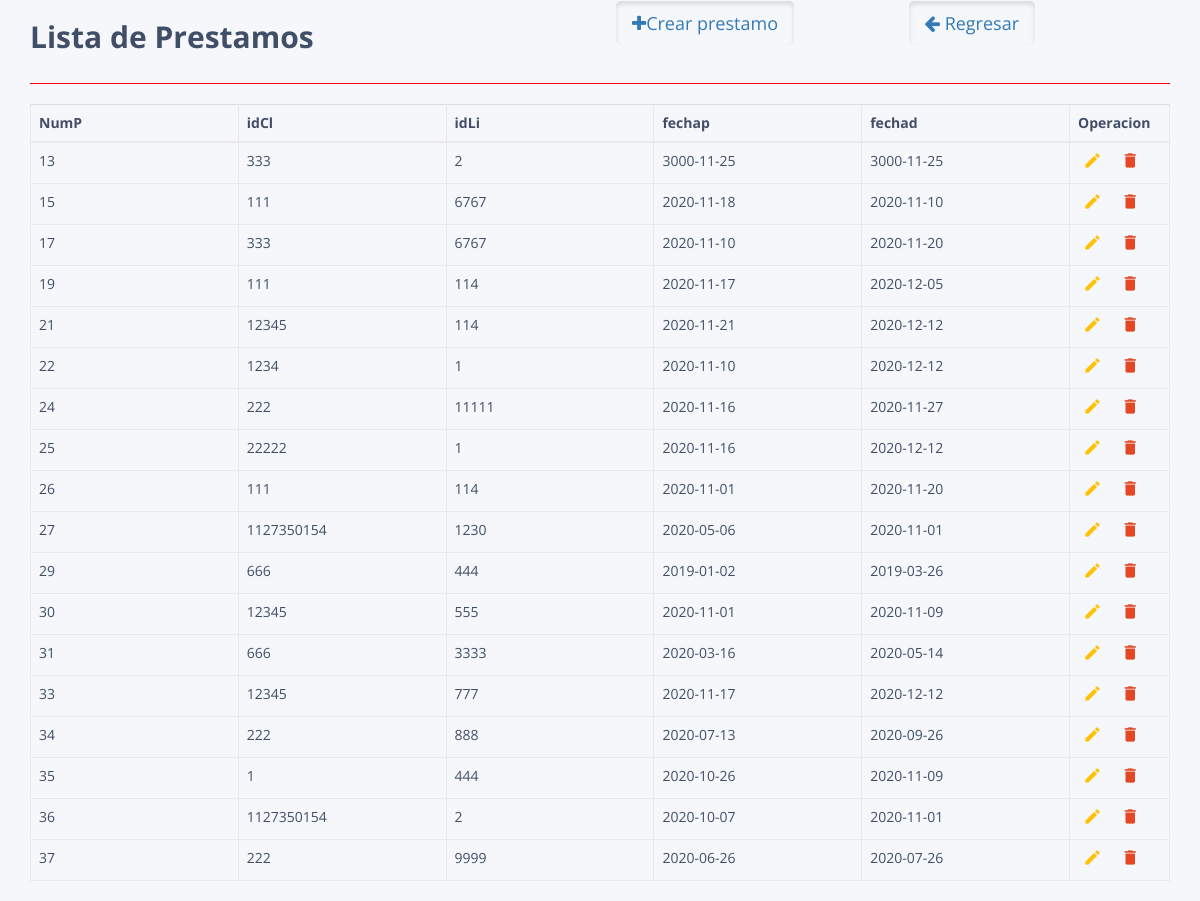
/prestamos.php, run on the app's committed database.
### tables this page shows
CREATE TABLE `prestamo` (
  `nump` int(8) NOT NULL,
  `idcl` int(11) DEFAULT NULL,
  `idli` int(20) DEFAULT NULL,
  `fechap` date NOT NULL,
  `fechad` date DEFAULT NULL
);

### database.php (called while the page is built, shortened)
<?php
	class Database{
		private $con;
		private $dbhost="localhost";
		private $dbuser="root";
		private $dbpass="";
		private $dbname="clientecp";
		public function connect_db(){
			$this->con = mysqli_connect($this->dbhost, $this->dbuser, $this->dbpass, $this->dbname);
		}
		public function readPrestamo(){
			$sql = 'SELECT * FROM prestamo';
			$res = mysqli_query($this->con, $sql);
			return $res;
		}
	}
?>

### prestamos.php (the view, shortened to what this page needs)
<!DOCTYPE html>
<html lang="en">
<head>
<link rel="stylesheet" href="https://maxcdn.bootstrapcdn.com/font-awesome/4.7.0/css/font-awesome.min.css">
<link rel="stylesheet" href="https://maxcdn.bootstrapcdn.com/bootstrap/3.3.7/css/bootstrap.min.css">
<link rel="stylesheet" href="css/custom.css">
</head>
<body>
    <div class="container">
                <div class="row">
                    <div class="col-sm-6"><h2><b>Lista de Prestamos</b></h2></div>
                    <div class="col-sm-3">
                        <a href="createprestamo.php" class="btn btn-secondary btn-lg active"><i class="fa fa-plus"></i>Crear prestamo</a>
                    </div>
                    <div class="col-sm-3">
                    <a href="home.php" class="btn btn-secondary btn-lg active"><i class="fa fa-arrow-left"></i> Regresar</a>
                    </div>
                </div>
<hr style="border-color:red;">
            <table class="table table-bordered">
                <thead>
                    <tr>
                    <th>NumP</th>
                        <th>idCl</th>
                        <th>idLi</th>
                        <th>fechap</th>
                        <th>fechad</th>
                        <th>Operacion</th>
                    </tr>
                </thead>
				<?php
				include ('database.php');
				$prestamo = new Database();
				$listado=$prestamo->readPrestamo();
				?>
                <tbody>
				<?php
					while ($row=mysqli_fetch_object($listado)){
                        $nump =$row->nump;
						$idcl =$row->idcl;
						$idli =$row->idli;
                        $fechap=$row->fechap;
                        $fechad=$row->fechad;
				?>
					<tr>
                    <td><?php echo $nump;?></td>
                    <td><?php echo $idcl;?></td>
                        <td><?php echo $idli;?></td>
                        <td><?php echo $fechap;?></td>
                        <td><?php echo $fechad;?></td>
                        <td>
						    <a href="updateprestamo.php?nump=<?php echo $nump;?>" class="edit" title="Editar" data-toggle="tooltip"><i class="material-icons">&#xE254;</i></a>
                            <a href="deleteprestamo.php?nump=<?php echo $nump;?>" class="delete" title="Eliminar" data-toggle="tooltip"><i class="material-icons">&#xE872;</i></a>
                        </td>
                    </tr>
				<?php
					}
				?>
                </tbody>
    </div>
</body>
</html>

### css/custom.css (style rules this page uses)
body { color: #404E67; background: #F5F7FA; font-family: 'Open Sans', sans-serif; }
table.table { table-layout: fixed; }
table.table tr th, table.table tr td { border-color: #e9e9e9; }
table.table th:last-child { width: 100px; }
table.table td a { cursor: pointer; display: inline-block; margin: 0 5px; min-width: 24px; }
table.table td a.edit { color: #FFC107; }
table.table td a.delete { color: #E34724; }
table.table td i { font-size: 19px; }

### data on the page
prestamo: nump "13", idcl "333", idli "2", fechap "3000-11-25", fechad "3000-11-25"
prestamo: nump "15", idcl "111", idli "6767", fechap "2020-11-18", fechad "2020-11-10"
prestamo: nump "17", idcl "333", idli "6767", fechap "2020-11-10", fechad "2020-11-20"
prestamo: nump "19", idcl "111", idli "114", fechap "2020-11-17", fechad "2020-12-05"
prestamo: nump "21", idcl "12345", idli "114", fechap "2020-11-21", fechad "2020-12-12"
prestamo: nump "22", idcl "1234", idli "1", fechap "2020-11-10", fechad "2020-12-12"
prestamo: nump "24", idcl "222", idli "11111", fechap "2020-11-16", fechad "2020-11-27"
prestamo: nump "25", idcl "22222", idli "1", fechap "2020-11-16", fechad "2020-12-12"
prestamo: nump "26", idcl "111", idli "114", fechap "2020-11-01", fechad "2020-11-20"
prestamo: nump "27", idcl "1127350154", idli "1230", fechap "2020-05-06", fechad "2020-11-01"
prestamo: nump "29", idcl "666", idli "444", fechap "2019-01-02", fechad "2019-03-26"
prestamo: nump "30", idcl "12345", idli "555", fechap "2020-11-01", fechad "2020-11-09"
prestamo: nump "31", idcl "666", idli "3333", fechap "2020-03-16", fechad "2020-05-14"
prestamo: nump "33", idcl "12345", idli "777", fechap "2020-11-17", fechad "2020-12-12"
prestamo: nump "34", idcl "222", idli "888", fechap "2020-07-13", fechad "2020-09-26"
prestamo: nump "35", idcl "1", idli "444", fechap "2020-10-26", fechad "2020-11-09"
prestamo: nump "36", idcl "1127350154", idli "2", fechap "2020-10-07", fechad "2020-11-01"
prestamo: nump "37", idcl "222", idli "9999", fechap "2020-06-26", fechad "2020-07-26"
